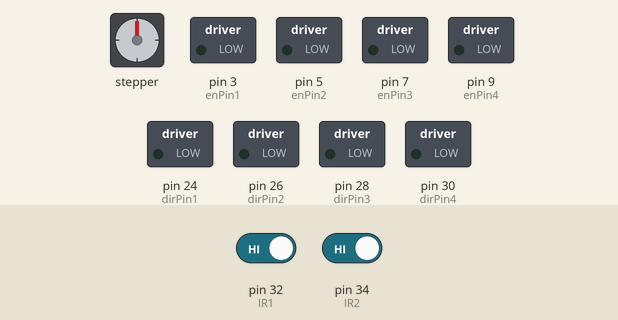
Simulated run of this sketch. Board: Arduino Mega 2560, built with avr-gcc and run on an emulated ATmega2560. Parts: stepper motor, switched loads named in the sketch (green lamp = pin HIGH). Wiring (inferred from the names in the program): stepper motor (200 steps per turn assumed): coils pin 2, pin 4, pin 6, pin 8. Inputs (shaded band) come from the test bench; at power-on: pin 34 (IR2) HIGH, pin 32 (IR1) HIGH. Pins used as bus, display or sensor lines are not drawn.

Above: at 1.2 s.
1.3 s: pin 34 (IR2) driven LOW
At 1.6 s:
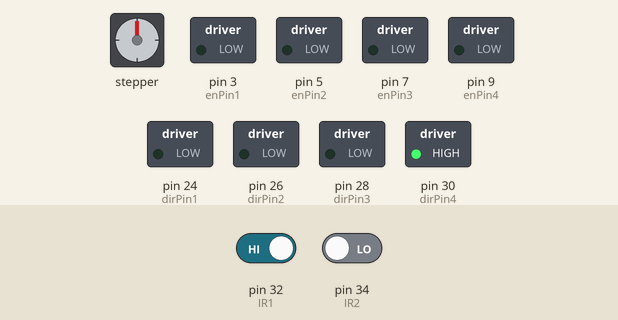
2.8 s: pin 32 (IR1) driven LOW
At 4.6 s:
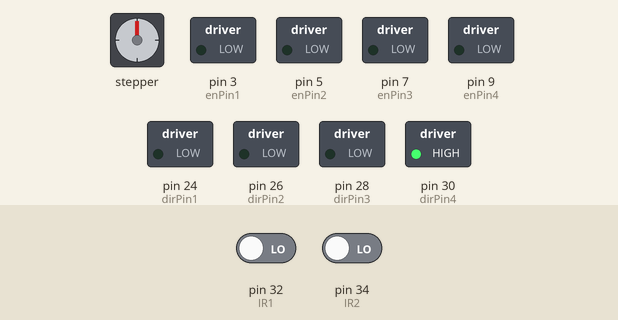
Timing chart, 0 to 11.8 s (numbered marks = the images above; inputs shaded):
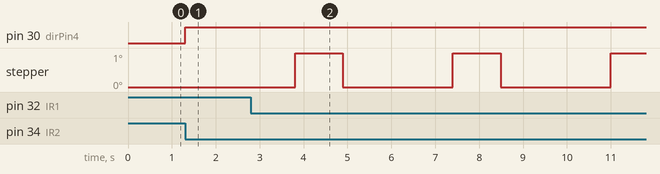

The sketch:

Robotic_Arm.ino
```cpp
#define stepPin1 2
#define dirPin1 24
#define enPin1 3
#define stepPin2 4
#define dirPin2 26
#define enPin2 5
#define stepPin3 6
#define dirPin3 28
#define enPin3 7
#define stepPin4 8
#define dirPin4 30
#define enPin4 9
#define IR1 32
#define IR2 34
#define S0 36
#define S1 38
#define S2 40
#define S3 42
#define sensorOut 8
int frequency = 0;
int color = 0;                     // Color sensor's

void setup()
{
  pinMode(S0, OUTPUT);
  pinMode(S1, OUTPUT);
  pinMode(S2, OUTPUT);
  pinMode(S3, OUTPUT);
  pinMode(sensorOut, INPUT);
  pinMode(IR1, INPUT);
  pinMode(IR2, INPUT);

  // Setting frequency-scaling to 20%
  digitalWrite(S0, HIGH);
  digitalWrite(S1, LOW);

  pinMode(stepPin1, OUTPUT);
  pinMode(dirPin1, OUTPUT);
  pinMode(enPin1, OUTPUT);
  digitalWrite(enPin1, LOW);

  pinMode(stepPin2, OUTPUT);
  pinMode(dirPin2, OUTPUT);
  pinMode(enPin2, OUTPUT);
  digitalWrite(enPin2, LOW);

  pinMode(stepPin3, OUTPUT);
  pinMode(dirPin3, OUTPUT);
  pinMode(enPin3, OUTPUT);
  digitalWrite(enPin3, LOW);

  pinMode(stepPin4, OUTPUT);
  pinMode(dirPin4, OUTPUT);
  pinMode(enPin4, OUTPUT);
  digitalWrite(enPin4, LOW);

  Serial.begin(9600);
}

void loop()
{
  bool IR1detect = LOW;
  if (digitalRead(IR1) == LOW)
  {
    IR1detect = HIGH;
  }
  if (IR1detect == HIGH)
  {
    stepper1initial();
  }

  bool IR2detect = LOW;
  if (digitalRead(IR2) == LOW)
  {
    IR2detect = HIGH;
  }
  if (IR2detect == HIGH)
  {
    stepper4quarterrot();
  }
}
```

ColorSensor.ino
```cpp
int readcolor ()
{
  // Setting red filtered photodiodes to be read
  digitalWrite(S2, LOW);
  digitalWrite(S3, LOW);
  // Reading the output frequency
  frequency = pulseIn(sensorOut, LOW);
  int R = frequency;
  // Printing the value on the serial monitor
  Serial.print("R= ");//printing name
  Serial.print(frequency);//printing RED color frequency
  Serial.print("  ");
  delay(50);
  // Setting Green filtered photodiodes to be read
  digitalWrite(S2, HIGH);
  digitalWrite(S3, HIGH);
  // Reading the output frequency
  frequency = pulseIn(sensorOut, LOW);
  int G = frequency;
  // Printing the value on the serial monitor
  Serial.print("G= ");//printing name
  Serial.print(frequency);//printing RED color frequency
  Serial.print("  ");
  delay(50);
  // Setting Blue filtered photodiodes to be read
  digitalWrite(S2, LOW);
  digitalWrite(S3, HIGH);
  // Reading the output frequency
  frequency = pulseIn(sensorOut, LOW);
  int B = frequency;
  // Printing the value on the serial monitor
  Serial.print("B= ");//printing name
  Serial.print(frequency);//printing RED color frequency
  Serial.println("  ");
  delay(50);
  if (R<45 & R>32 & G<65 & G>55) {
    color = 1; // Red
  }
  if (R<53 & R>40 & G<53 & G>40) {
    color = 2; // Green
  }
  if (G<58 & G>45 & B<40 & B>26) {
    color = 3; // Blue
  }
  return color;
}
```

StepperDriving.ino
```cpp
void stepper4quarterrot()
{
  digitalWrite(dirPin4, HIGH);               // 200 steps for rotation
  for (int x = 0; x < 500; x++)
  {
    digitalWrite(stepPin4, HIGH);
    delayMicroseconds(1500);
    digitalWrite(stepPin4, LOW);
    delayMicroseconds(1500);
  }
  delay(1000);

  /* digitalWrite(dirPin4, LOW);
    for (int x = 0; x < 200; x++)
    {
     digitalWrite(stepPin4, HIGH);
     delayMicroseconds(1500);
     digitalWrite(stepPin4, LOW);
     delayMicroseconds(1500);
    }
    delay(1000);*/
}

void stepper1initial()
{
  digitalWrite(dirPin1, LOW);               // 200 steps for rotation
  for (int x = 0; x < 10000; x++)
  {
    digitalWrite(stepPin1, HIGH);
    delayMicroseconds(50);
    digitalWrite(stepPin1, LOW);
    delayMicroseconds(50);
  }
}

void stepper2down()
{
  digitalWrite(dirPin2, HIGH);               // 200 steps for rotation
  for (int x = 0; x < 10000; x++)
  {
    digitalWrite(stepPin2, HIGH);
    delayMicroseconds(500);
    digitalWrite(stepPin2, LOW);
    delayMicroseconds(500);
  }
}

void stepper1fast()
{
  digitalWrite(dirPin1, HIGH);               // 200 steps for rotation
  for (int x = 0; x < 100000; x++)
  {
    digitalWrite(stepPin1, HIGH);
    delayMicroseconds(50);
    digitalWrite(stepPin1, LOW);
    delayMicroseconds(50);
  }
}
```

Measured:
- after the input at 1.3 s, pin 30 (dirPin4): LOW → HIGH at once
- after the input at 2.8 s, stepper: alternates 1° for 1.1 s and 0° for 2.5 s, starting after 1.0 s
